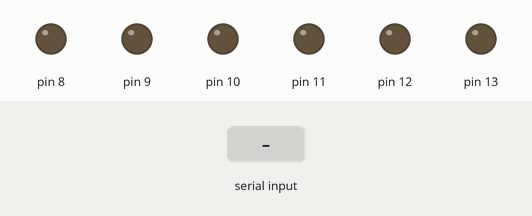
Recording of a sketch running on a simulated Arduino Uno, built with avr-gcc and run on an emulated ATmega328P. On the bench: output pins drawn as LEDs (lit = HIGH). The inputs (shaded band) are chosen by the test bench.

Above: at 1.2 s.
1.3 s: "90,45\n" received over Serial
At 1.8 s:
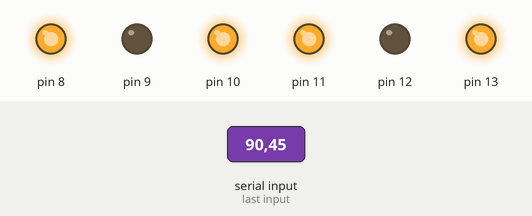
2.8 s: "30,150\n" received over Serial
At 4.0 s:
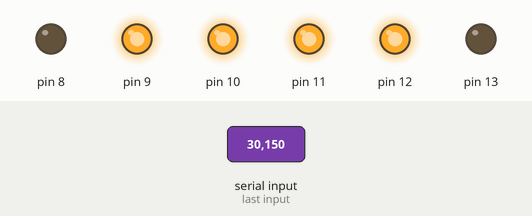
4.3 s: "5\n" received over Serial
At 5.2 s:
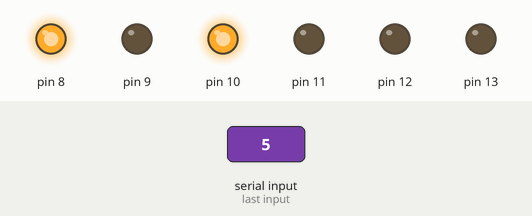
Timing chart, 0 to 7.3 s (numbered marks = the images above; inputs shaded):
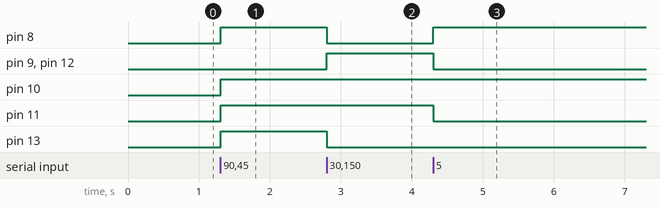

Measured:
- after the input at 1.3 s, pin 8, pin 10, pin 11, pin 13: LOW → HIGH at once
- after the input at 2.8 s, pin 8, pin 13: HIGH → LOW at once; pin 9, pin 12: LOW → HIGH at once
- after the input at 4.3 s, pin 8: LOW → HIGH at once; pin 9, pin 11, pin 12: HIGH → LOW at once

The sketch:

problema2.ino
```cpp
void setup() {
  Serial.begin(9600);

  for (byte i = 8; i <= 13; i++) {
    pinMode(i, OUTPUT);
  }
}

void loop() {
  if (Serial.available() > 0) {
    int valoare = Serial.parseInt();

    while (Serial.read() >= 0);

    if (valoare >= 0 && valoare <= 63) {
      for (byte pin = 8; pin <= 13; pin++) {
        digitalWrite(pin, bitRead(valoare, pin - 8));
      }
    }
  }
}
```
